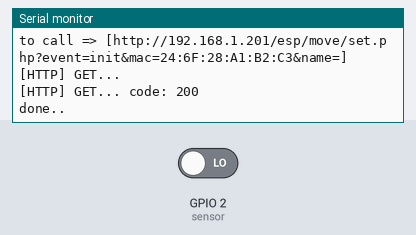
Bench run of a sketch on a simulated ESP32. Shown: the last lines printed to the serial monitor. The inputs (shaded band) are chosen by the test bench; at power-on: GPIO 2 (sensor) LOW. WiFi joins after 1.5 s; servers stay silent unless stated; uploads are accepted with an empty reply.

Above: at 6.9 s.
7.0 s: GPIO 2 (sensor) driven HIGH
At 7.4 s:
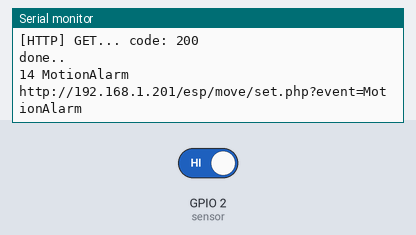
8.5 s: GPIO 2 (sensor) driven LOW
At 9.8 s:
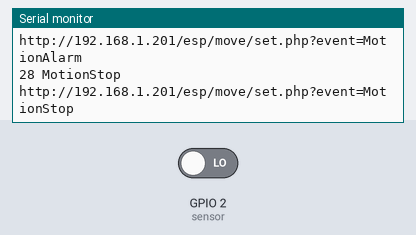
Timing chart, 0 to 11.5 s (numbered marks = the images above; inputs shaded):
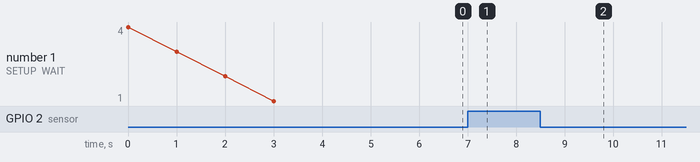

The sketch:

move-lan.ino
```cpp
// PIR HC-SR501
// https://voltiq.ru/arduino-and-sensor-hc-sr501/

//#include <gmBlink.h>
#include <gmUrl.h>
#include <gmCfgRead.h>
#include <gmFn.h>
#include <gmStatus.h>
#include <gmBlink.h>

//int led = 0;                   // контакт для светодиода /
int sensor = 2;                // контакт для датчика    / D4
int state = LOW;               // по умолчанию никакого движения не определено

int n = 0;
//gmBlink ld(led);
gmUrl url("http://192.168.1.201/esp/move/set.php");
gmStatus s0;
gmBlink bl;


void setup()
{
	//pinMode(led, OUTPUT);      // контакт для светодиода
	pinMode(sensor, INPUT);    // контакт для датчика
	//Serial.begin(115200);      // инициализируем последовательную коммуникацию
	//digitalWrite(led, LOW);


	bl.inv = false;
	bl.down();
	Serial_init();

	url.dbg = 1;
	url.init();
	url.dbg = 0;
	/*
	url.WiFi_connect();

	for ( int i = 0; i < 16; i++ ){
		Serial.printf("[WIFI] WAIT %d\n", i+1);
		if ( url.WiFi_check() )
			break;
		delay(200);
	}
	Serial.println(url.WiFi_macAddress());

   	url.clear();
   	url.set("event", "init");
//	String res;
	int code = url.call();  //
	if ( code == 0 ){
		//String bd = url.extract(res, "<pre>", "</pre>");
		gmCfgRead rd(url);
		//rd.get("name", name);
	}*/
}// setup


bool exec(const String &txt)
{
	if ( !url.WiFi_check() )
		return false;

   	url.clear();
//	String mac = url.WiFi_macAddress();
//   	url.set("mac", mac);
	//url.set("name", name);
   	url.set("event", txt);
   	n++;

	//String res;
	Serial.println(url.get());
	int code = url.call();  //
	//Serial.printf("code: %d\n", code);
	if ( code != 0 )
		return false;

	//String bd = url.extract(res, "<pre>", "</pre>");
	//Serial.println(bd);

	gmCfgRead rd(url);
	//Serial.println("to get [name]");
	//rd.get("name", name);
	//Serial.printf("name is [%s]\n", name.c_str());
    return true;
}// exec


void loop()
{
	n++;
	int val = digitalRead(sensor);     // считываем данные от датчика
//	Serial.printf("val: %d\n", val);

	if ( val != state ){
		String msg;
		if ( val == HIGH ){
			msg = "MotionAlarm";
			bl.up();
		}else{
			msg = "MotionStop";
			bl.down();
		}
		Serial.printf("%d %s\n", n, msg.c_str());
		int res = exec(msg);
	}

	/*
	if ( val == HIGH ){
		ld.up();
		//delay(100);

		//ld.down();
		//delay(400);
	}else{
		ld.down();
	}*/
	delay(100);
	state = val;
	//Serial.printf("n=%d state=%d val=%d\n", n, state, val);
}// loop
```

Measured:
- after the input at 7.0 s, the serial monitor: prints a new line at once (image 1)
- after the input at 8.5 s, the serial monitor: prints a new line at once (image 2)
